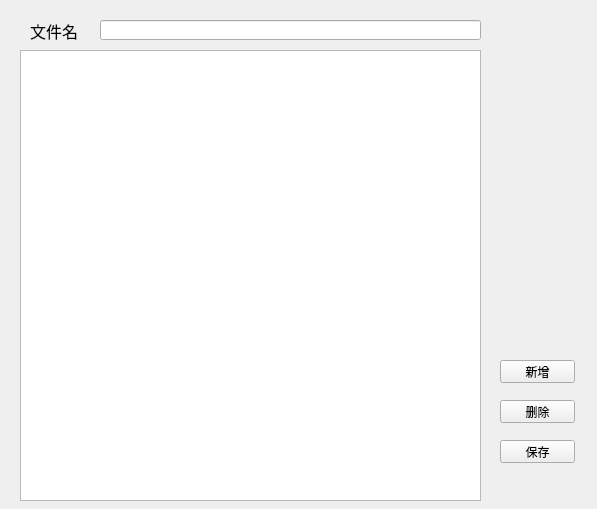
<?xml version="1.0" encoding="UTF-8"?>
<ui version="4.0">
 <class>Form</class>
 <widget class="QWidget" name="Form">
  <property name="geometry">
   <rect>
    <x>0</x>
    <y>0</y>
    <width>597</width>
    <height>509</height>
   </rect>
  </property>
  <property name="windowTitle">
   <string>Form</string>
  </property>
  <widget class="QPushButton" name="pushButton">
   <property name="geometry">
    <rect>
     <x>500</x>
     <y>440</y>
     <width>75</width>
     <height>23</height>
    </rect>
   </property>
   <property name="text">
    <string>保存</string>
   </property>
  </widget>
  <widget class="QTableView" name="tableView">
   <property name="geometry">
    <rect>
     <x>20</x>
     <y>50</y>
     <width>461</width>
     <height>451</height>
    </rect>
   </property>
  </widget>
  <widget class="QPushButton" name="pushButton_2">
   <property name="geometry">
    <rect>
     <x>500</x>
     <y>400</y>
     <width>75</width>
     <height>23</height>
    </rect>
   </property>
   <property name="text">
    <string>删除</string>
   </property>
  </widget>
  <widget class="QPushButton" name="pushButton_3">
   <property name="geometry">
    <rect>
     <x>500</x>
     <y>360</y>
     <width>75</width>
     <height>23</height>
    </rect>
   </property>
   <property name="text">
    <string>新增</string>
   </property>
  </widget>
  <widget class="QLabel" name="label">
   <property name="geometry">
    <rect>
     <x>30</x>
     <y>20</y>
     <width>54</width>
     <height>21</height>
    </rect>
   </property>
   <property name="font">
    <font>
     <family>Arial</family>
     <pointsize>12</pointsize>
    </font>
   </property>
   <property name="text">
    <string>文件名：</string>
   </property>
  </widget>
  <widget class="QLineEdit" name="lineEdit">
   <property name="geometry">
    <rect>
     <x>100</x>
     <y>20</y>
     <width>381</width>
     <height>20</height>
    </rect>
   </property>
  </widget>
 </widget>
 <resources/>
 <connections/>
</ui>
